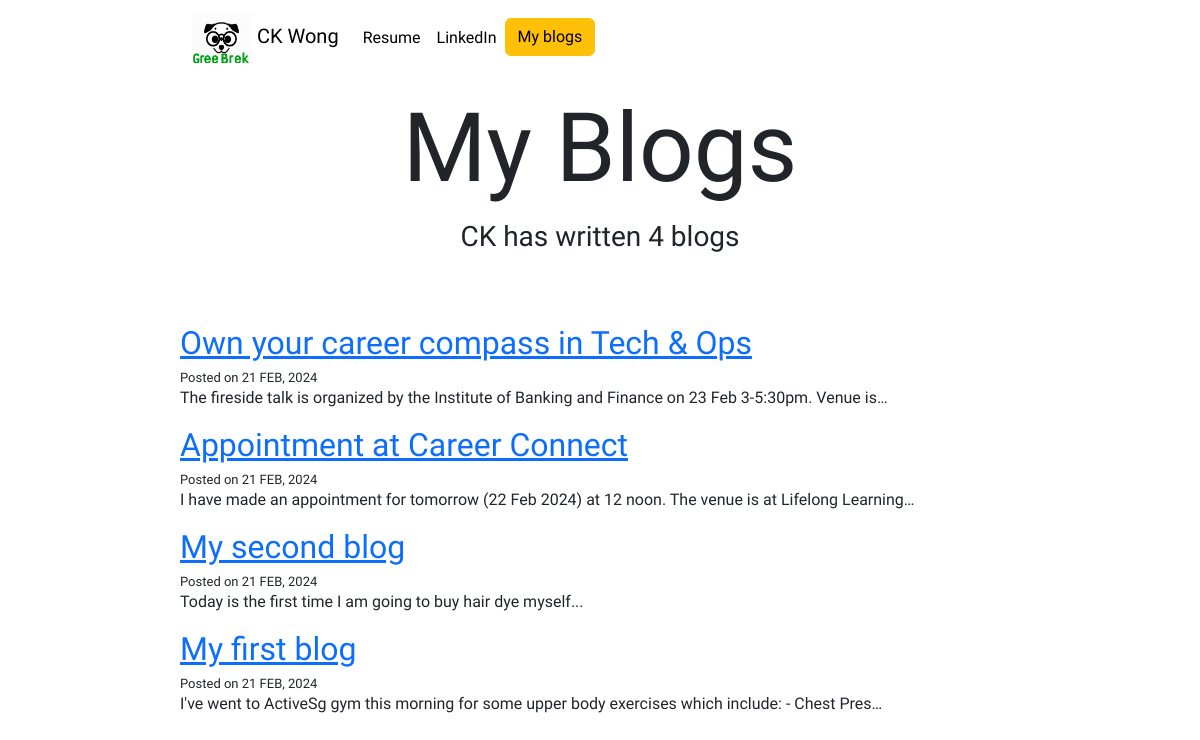
The page /blog/ on the database as committed earlier.
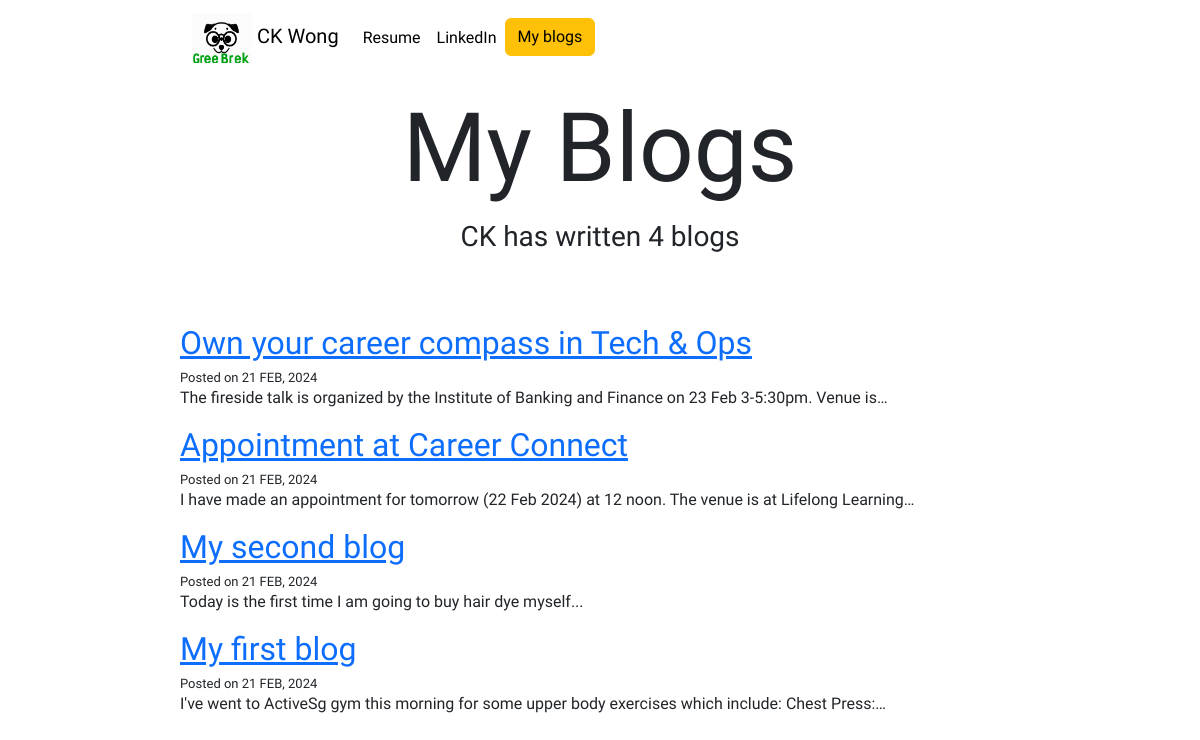
The same page on the database as committed later.
### blog/models.py (models this page shows, shortened)
class Blog(models.Model):
    title = models.CharField(max_length=50)
    created_on = models.DateTimeField(default=timezone.now)
    message = models.TextField()

### blog/views.py (the view)
# urls.py: path("", views.all_blogs, name="all_blogs"),
def all_blogs(request):
    blogs = Blog.objects.order_by("-created_on")
    return render(request, "blog/all_blogs.html", {"blogs": blogs})

### blog/templates/blog/all_blogs.html
{% extends 'portfolio/base.html' %}
{% block content %}
<div id="blogtitle">My Blogs</div>
<h3>CK has written {{ blogs.count }} blog{{ blogs.count|pluralize }}</h3>
{% for blog in blogs %}
<div class="post-container">
    <a href="{% url 'blog:detail' blog.id %}"><h2>{{ blog.title }}</h2></a>
    <h4>Posted on {{ blog.created_on|date:'d M, Y'|upper }}</h4>
    <p>{{ blog.message|striptags|truncatechars:100 }}</p>
</div>
{% endfor %}
{% endblock content %}

Rows that differ between the two databases and show on the page:
changed Blog "My first blog": message "I've went to ActiveSg gym this morning for some upper body exercises which include: - Chest Pres…" → "I've went to ActiveSg gym this morning for some upper body exercises which include: Chest Press:…"
